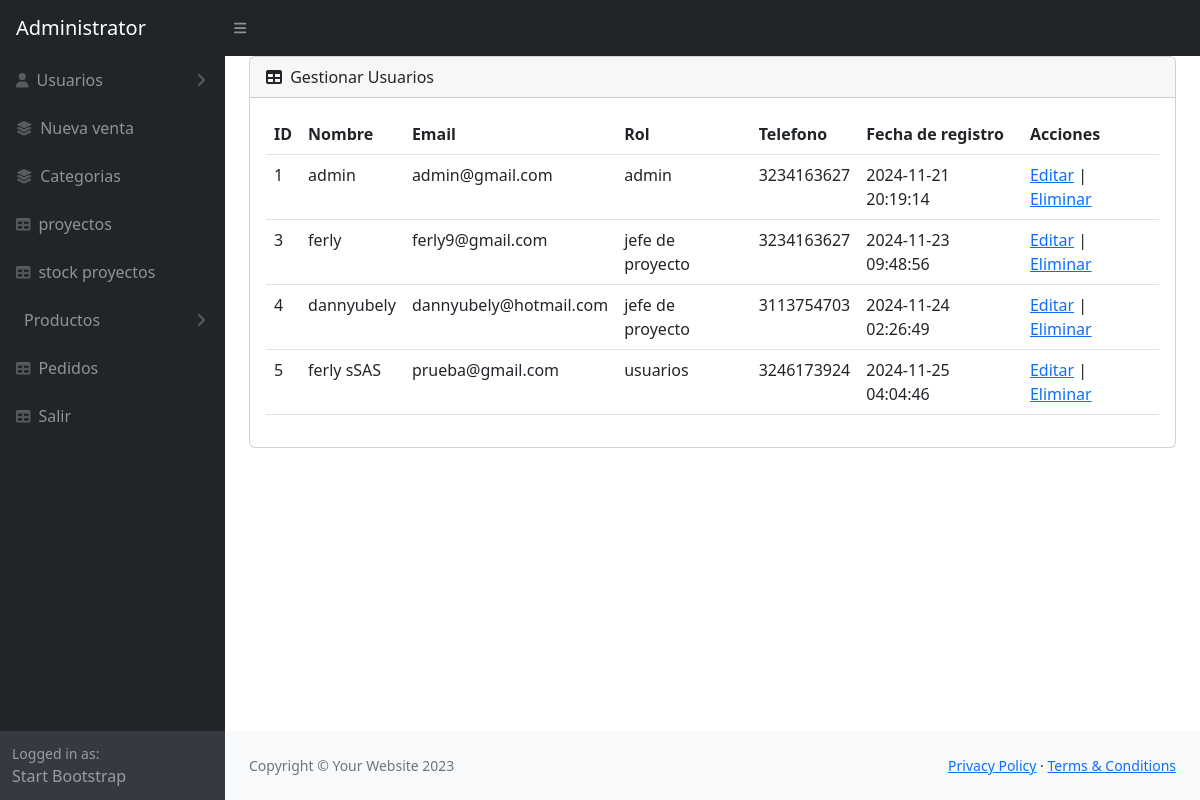
The app's page /admin/usuarios.php (signed in) with its own data.
### tables this page shows
CREATE TABLE `usuarios` (
  `id_usuario` int(11) NOT NULL,
  `nombre` varchar(100) NOT NULL,
  `email` varchar(100) NOT NULL,
  `contrasena` varchar(255) NOT NULL,
  `id_rol` int(11) NOT NULL,
  `telefono` varchar(20) DEFAULT NULL,
  `fecha_registro` timestamp NOT NULL DEFAULT current_timestamp()
);

CREATE TABLE `roles` (
  `id_rol` int(11) NOT NULL,
  `descripcion` varchar(100) NOT NULL
);

### admin/usuarios.php (the view, shortened to what this page needs)
<?php
include("./conexion.php");
$usuarios = $conexion->query("SELECT * FROM Usuarios");
?>
<!DOCTYPE html>
<html lang="en">
<head>
    <link href="https://cdn.jsdelivr.net/npm/simple-datatables@7.1.2/dist/style.min.css" rel="stylesheet" />
    <link href="../assets/css/styles2.css" rel="stylesheet" />
</head>
<body class="sb-nav-fixed">
    <nav class="sb-topnav navbar navbar-expand navbar-dark bg-dark">
        <a class="navbar-brand ps-3" href="./admin.php">Administrator</a>
        <button class="btn btn-link btn-sm order-1 order-lg-0 me-4 me-lg-0" id="sidebarToggle" href="#!"><i class="fas fa-bars"></i></button>
    </nav>
    <div id="layoutSidenav">
        <?php include("./nav.php"); ?>
        <div id="layoutSidenav_content">
            <main>
                <div class="container-fluid px-4">
                    <div class="card mb-4">
                        <div class="card-header">
                            <i class="fas fa-table me-1"></i>
                            Gestionar Usuarios
                        </div>
                        <div class="card-body">
                            <table class="table">
                                <thead>
                                    <tr>
                                        <th scope="col">ID</th>
                                        <th scope="col">Nombre</th>
                                        <th scope="col">Email</th>
                                        <th scope="col">Rol</th>
                                        <th scope="col">Telefono</th>
                                        <th scope="col">Fecha de registro</th>
                                        <th scope="col">Acciones</th>
                                    </tr>
                                </thead>
                                <tbody>
                                    <?php while ($usuario = $usuarios->fetch_assoc()): ?>
                                        <tr>
                                            <td><?php echo $usuario['id_usuario']; ?></td>
                                            <td><?php echo htmlspecialchars($usuario['nombre']); ?></td>
                                            <td><?php echo htmlspecialchars($usuario['email']); ?></td>
                                            <td>
                                                <?php
                                                $rol_query = $conexion->prepare("SELECT descripcion FROM Roles WHERE id_rol = ?");
                                                $rol_query->bind_param("i", $usuario['id_rol']);
                                                $rol_query->execute();
                                                $rol_result = $rol_query->get_result()->fetch_assoc();
                                                echo htmlspecialchars($rol_result['descripcion']);
                                                ?>
                                            </td>
                                            <td><?php echo htmlspecialchars($usuario['telefono']); ?></td>
                                            <td><?php echo $usuario['fecha_registro']; ?></td>
                                            <td>
                                                <a href="usuarios.php?editar=<?php echo $usuario['id_usuario']; ?>">Editar</a> |
                                                <a href="usuarios.php?eliminar=<?php echo $usuario['id_usuario']; ?>" onclick="return confirm('¿Estás seguro de eliminar este usuario?');">Eliminar</a>
                                            </td>
                                        </tr>
                                    <?php endwhile; ?>
                                </tbody>
                            </table>
                        </div>
                    </div>
                </div>
            </main>
            <footer class="py-4 bg-light mt-auto">
                <div class="container-fluid px-4">
                    <div class="d-flex align-items-center justify-content-between small">
                        <div class="text-muted">Copyright &copy; Your Website 2023</div>
                        <div>
                            <a href="#">Privacy Policy</a>
                            &middot;
                            <a href="#">Terms &amp; Conditions</a>
                        </div>
                    </div>
                </div>
            </footer>
        </div>
    </div>
</body>
</html>

### records on screen
usuarios: id_usuario "1", nombre "admin", email "admin@gmail.com", id_rol.descripcion "admin", telefono "3234163627", fecha_registro "2024-11-21 20:19:14"
usuarios: id_usuario "3", nombre "ferly", email "ferly9@gmail.com", id_rol.descripcion "jefe de proyecto", telefono "3234163627", fecha_registro "2024-11-23 09:48:56"
usuarios: id_usuario "4", nombre "dannyubely", email "dannyubely@hotmail.com", id_rol.descripcion "jefe de proyecto", telefono "3113754703", fecha_registro "2024-11-24 02:26:49"
usuarios: id_usuario "5", nombre "ferly sSAS", email "prueba@gmail.com", id_rol.descripcion "usuarios", telefono "3246173924", fecha_registro "2024-11-25 04:04:46"
